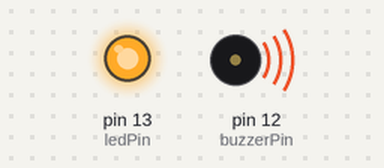
Simulated run of this sketch. Board: Arduino Uno, built with avr-gcc and run on an emulated ATmega328P. Shown: output pins drawn as LEDs (lit = HIGH), buzzer (waves = sounding).

Above: at 0.15 s.
At 14.7 s:
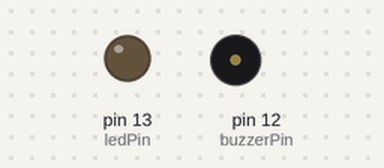
Timing chart, 0 to 19.2 s (numbered marks = the images above):
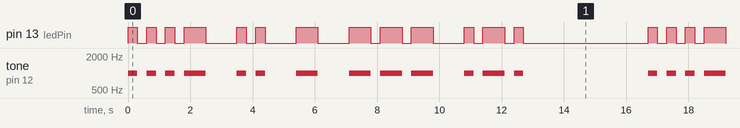

Measured:
- by itself, pin 13 (ledPin): moves between LOW and HIGH, repeating every 16.7 s
- by itself, tone on pin 12 (buzzerPin): plays 1000 Hz for 0.30 s, 1000 Hz for 0.30 s, 1000 Hz for 0.30 s, 1000 Hz for 0.70 s, 1000 Hz for 0.30 s, 1000 Hz for 0.30 s … (104 notes in this stretch)

The sketch:

CodigoMorse.ino
```cpp
// Definir o pino do buzzer e do LED
int buzzerPin = 12;  // O buzzer está conectado ao pino digital 12
int ledPin = 13;     // O LED está conectado ao pino digital 13

// Função para emitir som Morse para cada letra e piscar o LED
void playMorse(char letter) {
  String morseCode;

  // Código Morse para cada letra
  switch (letter) {
    case 'A': morseCode = ".-"; break;
    case 'B': morseCode = "-..."; break;
    case 'C': morseCode = "-.-."; break;
    case 'D': morseCode = "-.."; break;
    case 'E': morseCode = "."; break;
    case 'F': morseCode = "..-."; break;
    case 'G': morseCode = "--."; break;
    case 'H': morseCode = "...."; break;
    case 'I': morseCode = ".."; break;
    case 'J': morseCode = ".---"; break;
    case 'K': morseCode = "-.-"; break;
    case 'L': morseCode = ".-.."; break;
    case 'M': morseCode = "--"; break;
    case 'N': morseCode = "-."; break;
    case 'O': morseCode = "---"; break;
    case 'P': morseCode = ".--."; break;
    case 'Q': morseCode = "--.-"; break;
    case 'R': morseCode = ".-."; break;
    case 'S': morseCode = "..."; break;
    case 'T': morseCode = "-"; break;
    case 'U': morseCode = "..-"; break;
    case 'V': morseCode = "...-"; break;
    case 'W': morseCode = ".--"; break;
    case 'X': morseCode = "-..-"; break;
    case 'Y': morseCode = "-.--"; break;
    case 'Z': morseCode = "--.."; break;
    default: morseCode = ""; break;
  }

  // Percorre o código Morse e emite o som e pisca o LED correspondente
  for (int i = 0; i < morseCode.length(); i++) {
    if (morseCode.charAt(i) == '.') {
      tone(buzzerPin, 1000);   // Ponto, som curto
      digitalWrite(ledPin, HIGH);  // Acende o LED
      delay(300);                  // Espera por 300ms
    } else if (morseCode.charAt(i) == '-') {
      tone(buzzerPin, 1000);   // Traço, som longo
      digitalWrite(ledPin, HIGH);  // Acende o LED
      delay(700);                  // Espera por 700ms
    }
    noTone(buzzerPin);         // Para o som
    digitalWrite(ledPin, LOW);  // Apaga o LED
    delay(300);                // Intervalo entre os sinais
  }
  delay(700); // Pausa entre as letras
}

void setup() {
  pinMode(buzzerPin, OUTPUT); // Define o pino do buzzer como saída
  pinMode(ledPin, OUTPUT);    // Define o pino do LED como saída
}

void loop() {
  // Exemplo de letras que vão ser emitidas e o LED piscando
  playMorse('V');
  playMorse('I');
  playMorse('T');
  playMorse('O');
  playMorse('R');

  delay(3000); // Pausa de 3 segundos antes de repetir
}
```
